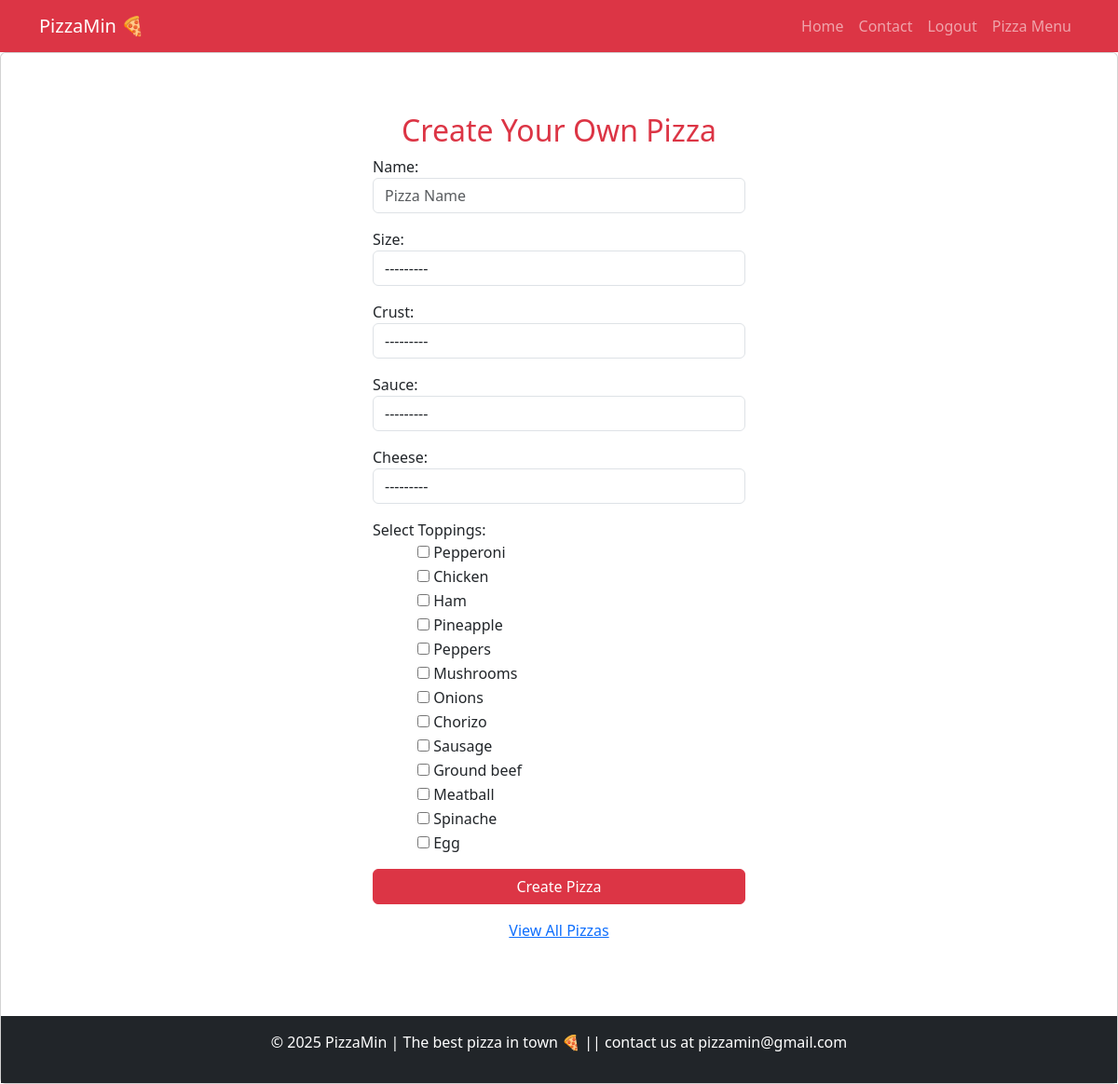
The page /create-pizza/ (signed in) on the database its author committed.
### pizzaApp/models.py (models this page shows)
class Topping(models.Model):
    name = models.CharField(max_length=50, unique=True)
    def __str__(self):
        return self.name

### pizzaApp/views.py (the view)
# urls.py: path("create-pizza/", views.create_pizza, name="create_pizza"),
@login_required
def create_pizza(request):
    if request.method == "POST":
        if "name" in request.POST and "card_number" in request.POST:
            name = request.POST.get("name")
            address = request.POST.get("address")
            card_number = request.POST.get("card_number")
            expiry_date = request.POST.get("expiry_date")
            cvv = request.POST.get("cvv")
            pizza_id = request.POST.get("pizza_id")
            try:
                pizza = Pizza.objects.get(id=pizza_id, created_by=request.user)
            except Pizza.DoesNotExist:
                return render(request, "order.html", {
                    "error": "Pizza not found or access denied."
                })
            if not all([name, address, card_number, expiry_date, cvv]):
                return render(request, "order.html", {
                    "pizza": pizza,
                    "error": "All payment fields are required!"
                })
            Payment.objects.create(
                user=request.user,
                pizza=pizza,
                name=name,
                address=address,
                card_number=card_number,  # Encrypt this in real-world apps!
                expiry_date=expiry_date,
                cvv=cvv
            )
            return render(request, "order_confirmation.html", {"pizza": pizza})
        form = PizzaForm(request.POST)
        if form.is_valid():
            pizza = form.save(commit=False)
            pizza.created_by = request.user  # Assign logged-in user
            pizza.save()
            form.save_m2m()
            return render(request, "order.html", {"pizza": pizza})
    else:
        form = PizzaForm()
    return render(request, "create_pizza.html", {"form": form})

### pizzaApp/forms.py
class PizzaForm(forms.ModelForm):
    toppings = forms.ModelMultipleChoiceField(
        queryset=Topping.objects.all(),
        widget=forms.CheckboxSelectMultiple,
        required=True
    )
    class Meta:
        model = Pizza
        fields = ["name", "size", "crust", "sauce", "cheese", "toppings"]
        widgets = {
            "name": forms.TextInput(attrs={"class": "form-control", "placeholder": "Pizza Name"}),
            "size": forms.Select(attrs={"class": "form-control"}),
            "crust": forms.Select(attrs={"class": "form-control"}),
            "sauce": forms.Select(attrs={"class": "form-control"}),
            "cheese": forms.Select(attrs={"class": "form-control"}),
        }

### pizzaApp/models.py (called while the page is built)
    def __str__(self):
        return self.name

    def __str__(self):
        return self.name

    def __str__(self):
        return self.name

    def __str__(self):
        return self.name

### pizzaApp/templates/create_pizza.html (shortened to what this page needs)
{% extends "base.html" %}
{% block content %}
<div class="container mt-5">
    <h2 class="text-center text-danger">Create Your Own Pizza</h2>
    <form method="post" class="mx-auto" style="max-width: 400px;">
        <div class="mb-3">
            {{ form.name.label_tag }}
            {{ form.name }}
        </div>
        <div class="mb-3">
            {{ form.size.label_tag }}
            {{ form.size }}
        </div>
        <div class="mb-3">
            {{ form.crust.label_tag }}
            {{ form.crust }}
        </div>
        <div class="mb-3">
            {{ form.sauce.label_tag }}
            {{ form.sauce }}
        </div>
        <div class="mb-3">
            {{ form.cheese.label_tag }}
            {{ form.cheese }}
        </div>
        <div class="mb-3">
            <label>Select Toppings:</label>
            <div class="form-check">
                {% for topping in form.toppings %}
                    <div class="form-check">
                        {{ topping.tag }} {{ topping.choice_label }}
                    </div>
                {% endfor %}
            </div>
        </div>
        <button type="submit" class="btn btn-danger w-100">Create Pizza</button>
    </form>
    <p class="text-center mt-3">
        <a href="{% url 'pizza_list' %}">View All Pizzas</a>
    </p>
</div>
{% endblock %}

### rows shown on the page
Topping: choice_label "Pepperoni"
Topping: choice_label "Chicken"
Topping: choice_label "Ham"
Topping: choice_label "Pineapple"
Topping: choice_label "Peppers"
Topping: choice_label "Mushrooms"
Topping: choice_label "Onions"
Topping: choice_label "Chorizo"
Topping: choice_label "Sausage"
Topping: choice_label "Ground beef"
Topping: choice_label "Meatball"
Topping: choice_label "Spinache"
Topping: choice_label "Egg"
